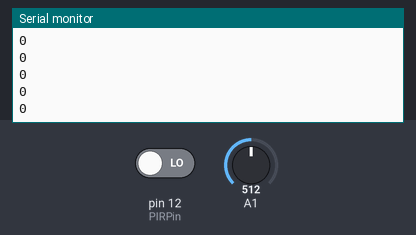
Simulated run of this sketch. Board: Arduino Uno, built with avr-gcc and run on an emulated ATmega328P. Shown: the last lines printed to the serial monitor. The test bench sets the inputs (shaded band); at power-on: A1 = 512, pin 12 (PIRPin) LOW.

Above: at 1.2 s.
1.3 s: A1 set to 0
At 1.31 s:
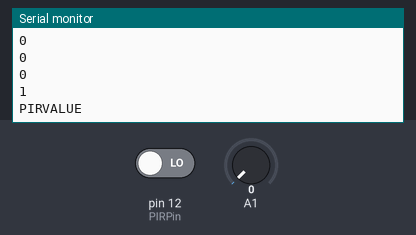
At 2.2 s:
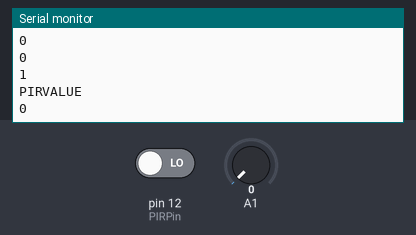

Measured:
- after the input at 1.3 s, the serial monitor: prints a new line at once (image 1)

The sketch:

detect.ino
```cpp
int PIRPin = 12;

void setup() {
  Serial.begin(9600);
  pinMode(PIRPin, INPUT);
}

void loop() {
  int value = analogRead(A1);
  Serial.println(value<3);
  if(value < 3){
    int PIRduration = 0;
    while(PIRduration < 3){
      int PIRval = digitalRead(PIRPin);
      Serial.println("PIRVALUE");
      Serial.println(PIRval);
      if(PIRval == HIGH){
        // Take picture
        Serial.println("PICTURE");
        break;
      }
      else{
        PIRduration++;
        delay(3000);
      }
    }
  }
  Serial.println(value<3);
  delay(100);


}
```

PIR.c
```cpp
//code for PIR SENSOR
// 2 models in consideration
    // adafruit 189
    // parallax 
```
